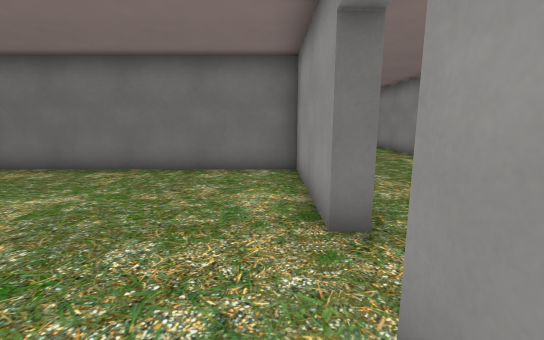
View 1 (above)

20 first-person views from a walk through a level from a Godot 3-D game. The camera is 1.3 m above the floor, tilts 10° down and sees 90° across. The floor is counted in squares, 1 m on a side. Each view is taken from the middle of a square. On the plan, view 1 faces up. The plan holds only what a view shows up to about 13 squares ahead; the rest is blank. The place goes on beyond the plan.

View 2
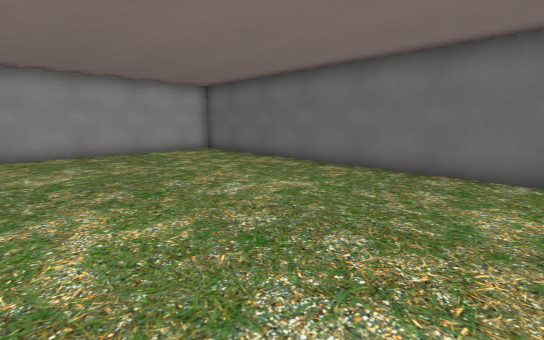

View 3
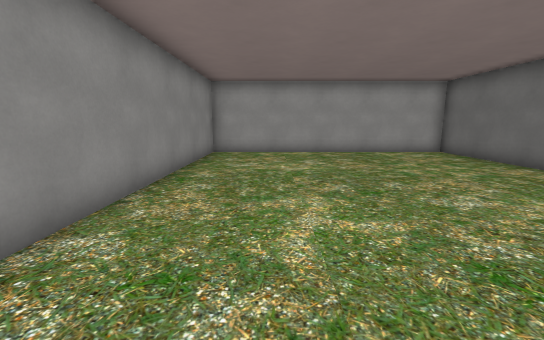

View 4
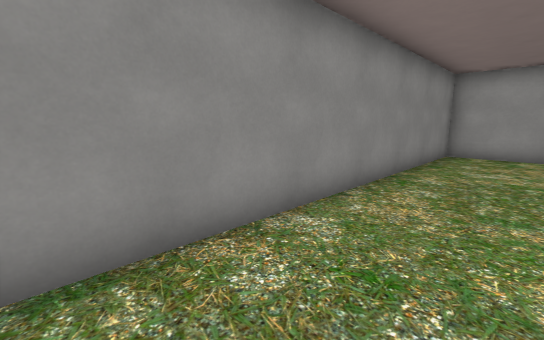

View 5
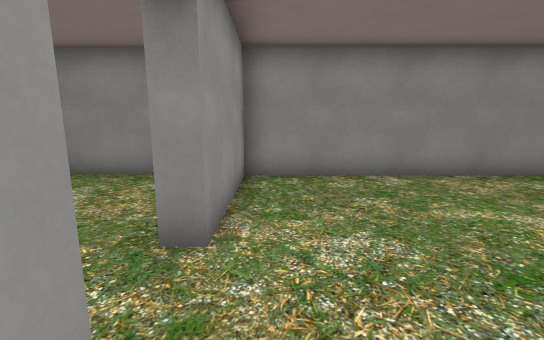

View 6
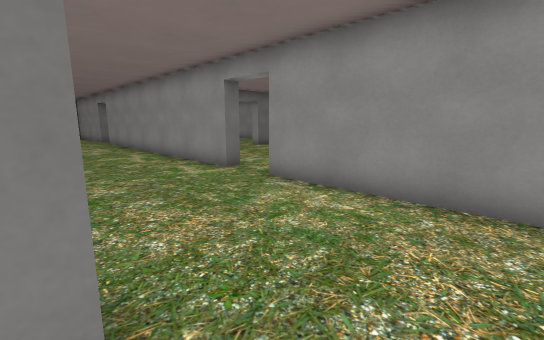

View 7
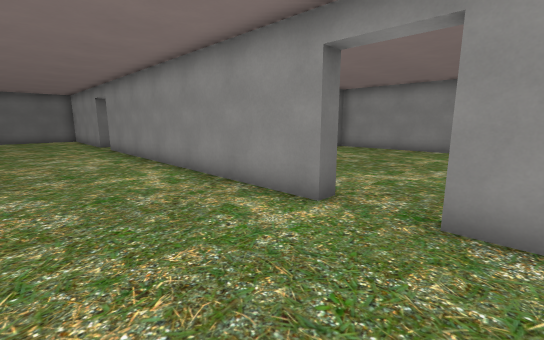

View 8
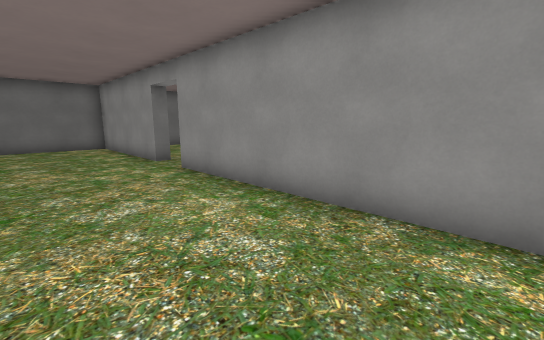

View 9
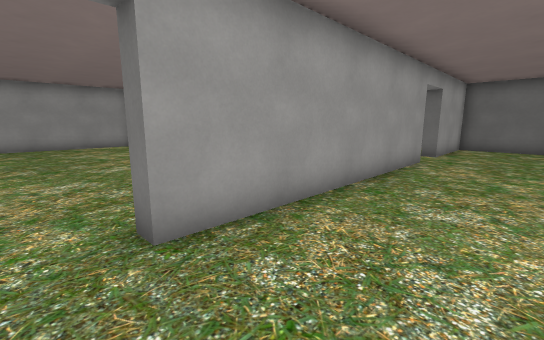

View 10
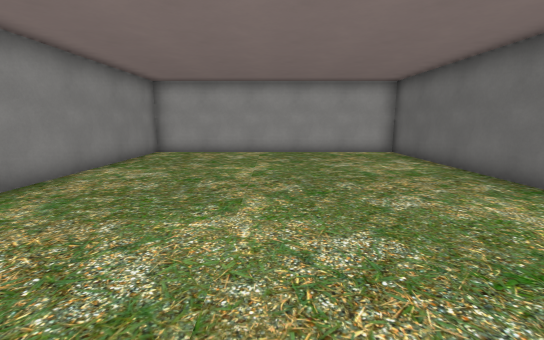

View 11
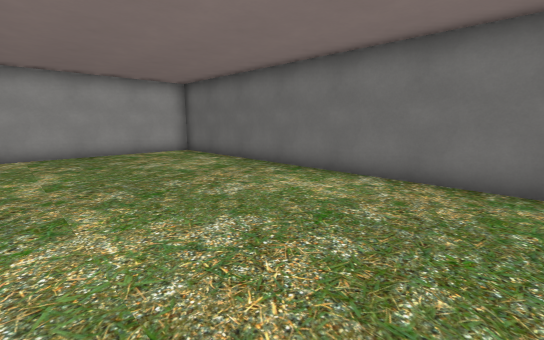

View 12
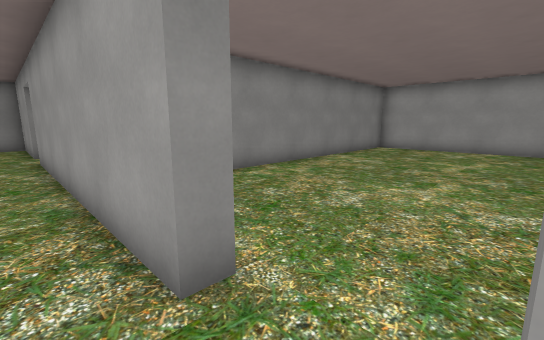

View 13
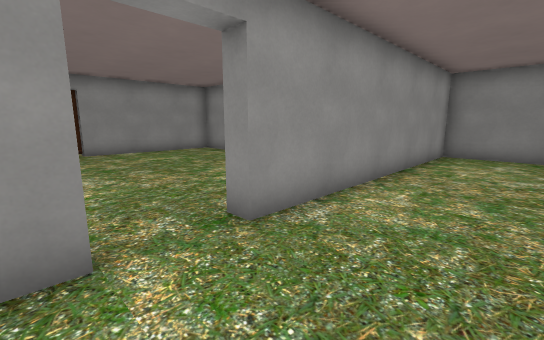

View 14
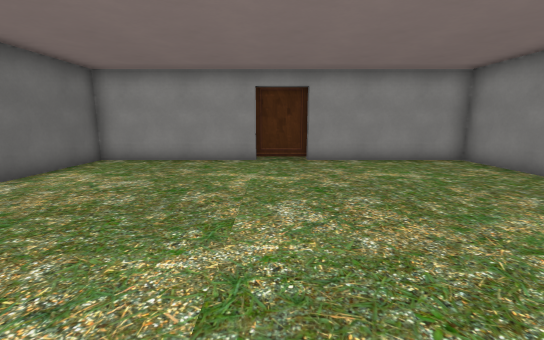

View 15
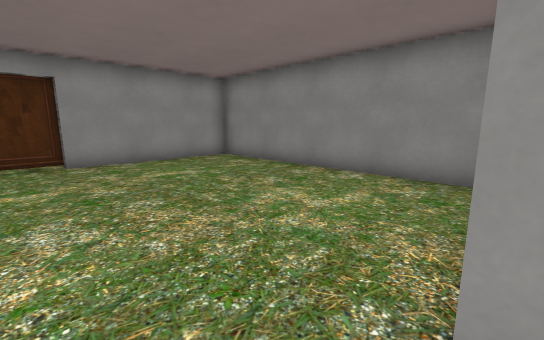

View 16
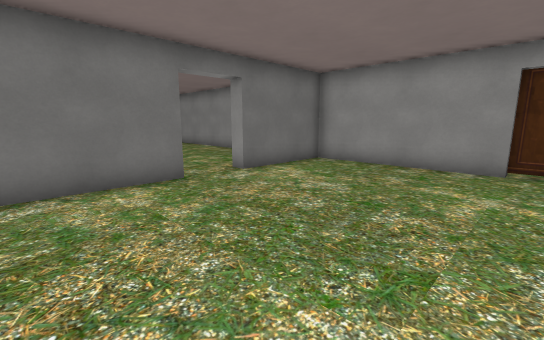

View 17
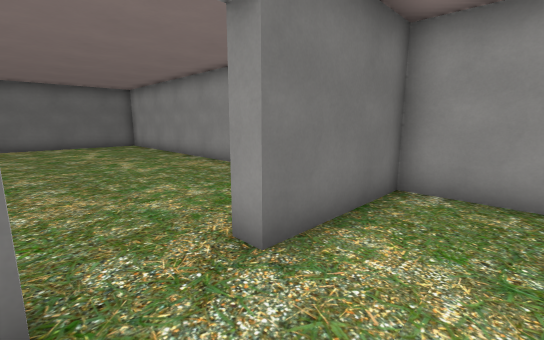

View 18
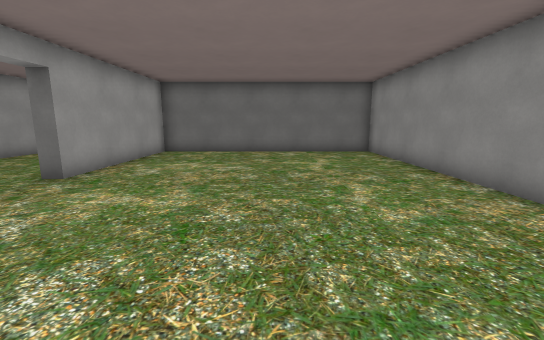

View 19
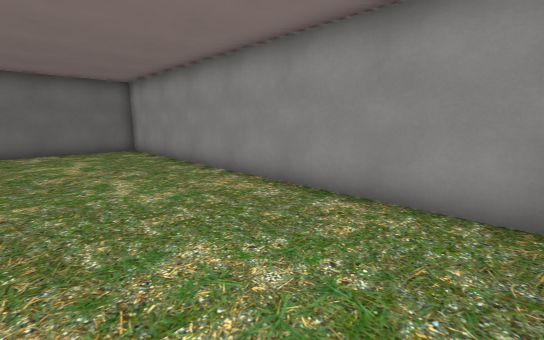

View 20
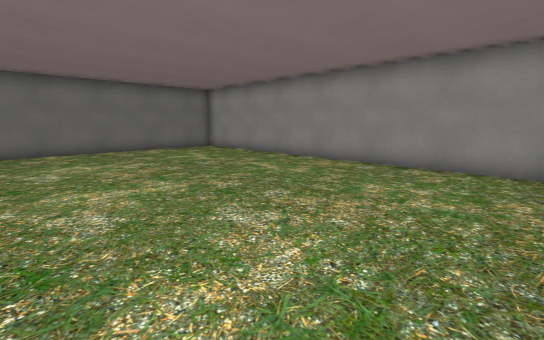

### Floor plan
Points are (right, up) in squares from view 1. A wall is a line through its corners. A room is listed if a view was taken in it or the views show most of it. See-through windows are left out.
Room 1 (views 1, 2, 3, 4, 5, 6)
walls: (1.2, 3.1) (0.7, 3.1) (0.7, 7.4) (-12, 7.4) (-12, -2.6) (0.7, -2.6) (0.7, 1.4) (1.2, 1.4)
ways out: opening at (1, 2.5) to room 2
Room 2 (views 7, 8, 9, 12, 13, 14, 15)
walls: (1.2, 12.2) (1.2, 3.1); (6.2, 8.6) (5.7, 8.6) (5.7, 20.4); (6.2, 22.2) (5.7, 22.2) (5.7, 28.2) (1.2, 28.2) (1.2, 24.5); (1.2, 22.8) (1.2, 13.9); (1.2, 1.4) (1.2, -2.8) (5.7, -2.8) (5.7, 6.8) (6.2, 6.8)
ways out: opening at (1, 2.5) to room 1; opening at (1, 13.5) to room 3; opening at (6, 7.5) to room 4; opening at (6, 21.5) to room 5; opening at (1, 23.5)
Room 3 (views 10, 11)
walls: (0.6, 12.2) (1.2, 12.2); (1.2, 13.9) (0.6, 13.9); (0.1, 18.3) (-12, 18.3) (-12, 7.9) (-2.5, 7.9)
ways out: opening at (1, 13.5) to room 2
Room 4 (views 16, 17)
walls: (10, 13.9) (6.9, 13.9); (6.9, 1.4) (15.3, 1.4) (15.3, 6.8) (15.6, 6.8) (15.6, 8.6) (15.3, 8.6) (15.3, 13.9) (11.8, 13.9) (11.8, 14.5)
low walls: (10, 14.5) (10, 13.9)
ways out: opening at (6, 7.5) to room 2; opening at (10.5, 14) to room 5
Room 5 (views 18, 19, 20)
walls: (15.3, 14.9) (15.3, 28.2) (6.2, 28.2) (6.2, 22.2)
ways out: opening at (6, 21.5) to room 2; opening at (10.5, 14) to room 4

Where each view was taken, in squares from view 1:
view 1: 0 up, 0 right, facing up
view 2: 0 up, 0 right, facing up-left
view 3: 0 up, 0 right, facing left
view 4: 0 up, 0 right, facing down-left
view 5: 4 up, 0 right, facing down
view 6: 2 up, 1 right, facing up-right
view 7: 6 up, 2 right, facing up-right
view 8: 13 up, 2 right, facing up-right
view 9: 13 up, 4 right, facing up-left
view 10: 13 up, 0 right, facing left
view 11: 12 up, 0 right, facing up-left
view 12: 14 up, 2 right, facing down-left
view 13: 9 up, 3 right, facing down-right
view 14: 8 up, 6 right, facing right
view 15: 8 up, 6 right, facing down-right
view 16: 8 up, 7 right, facing up-right
view 17: 12 up, 10 right, facing up-right
view 18: 16 up, 11 right, facing up
view 19: 15 up, 11 right, facing up-right
view 20: 15 up, 7 right, facing up-right
